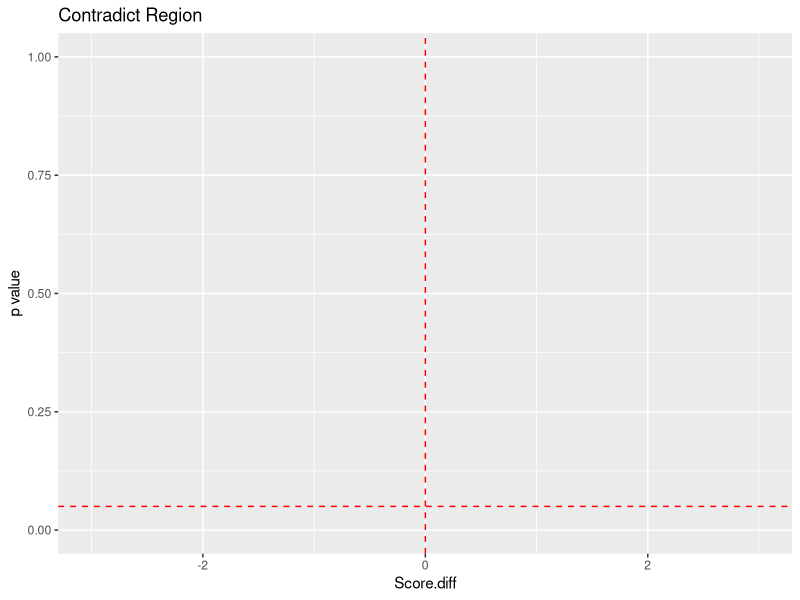
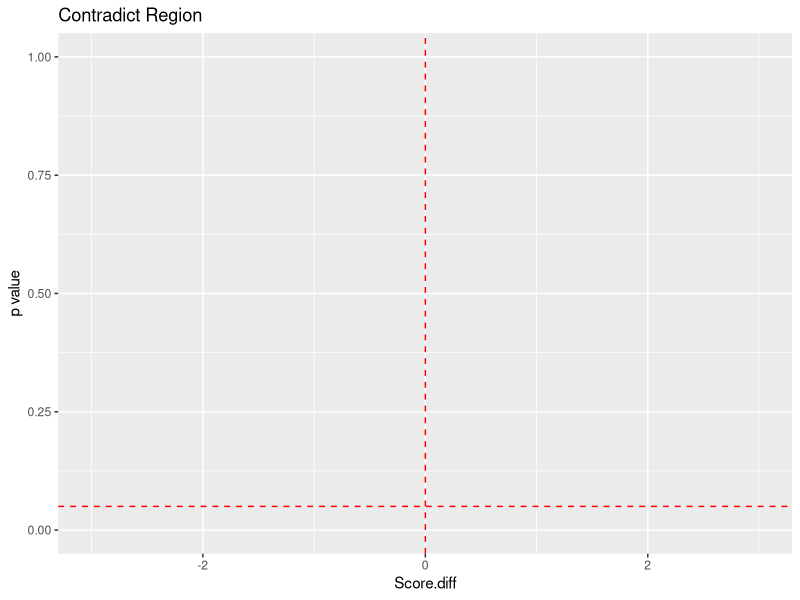

The R source for these figures, in order:
library(ggplot2)

xval = round(runif(10)*10,0)
yval = round(runif(10)*10,0)
data = data.frame(x = xval, y = yval)

g = ggplot(
  data,
  aes (
    x = xval,
    y = yval
  )
)

g = g + geom_hline(yintercept=0.05, linetype="dashed" ,colour="red")
g = g + geom_vline(xintercept=0,linetype="dashed" , colour="red")
g = g + xlab("Score.diff") + ylab("p value")+ ggtitle("Contradict Region")
g = g + coord_cartesian(xlim = c(-3, 3), ylim=c(0, 1))

ggsave(paste("Contradict Region", ".wmf"), g)
plot(g)

